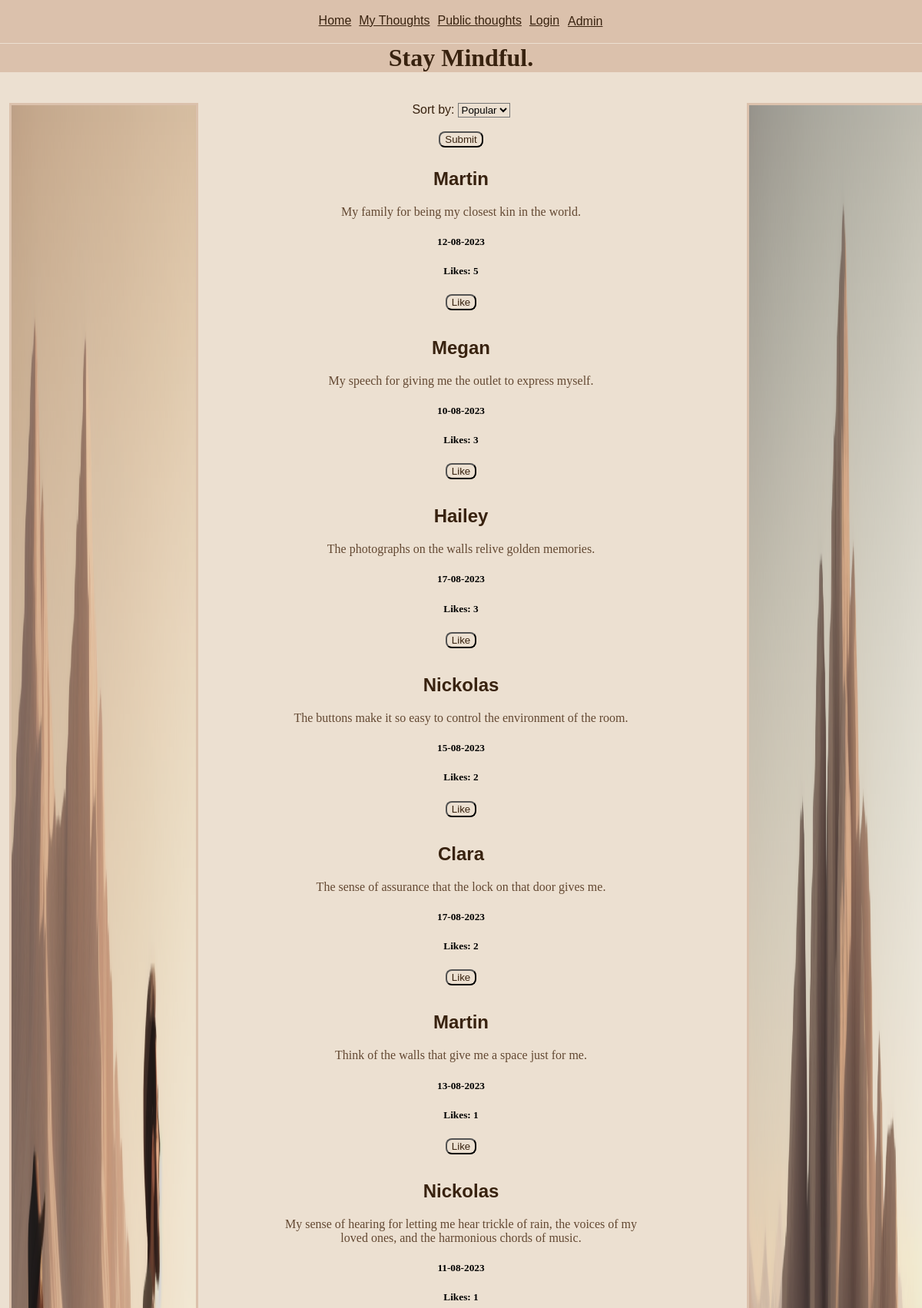
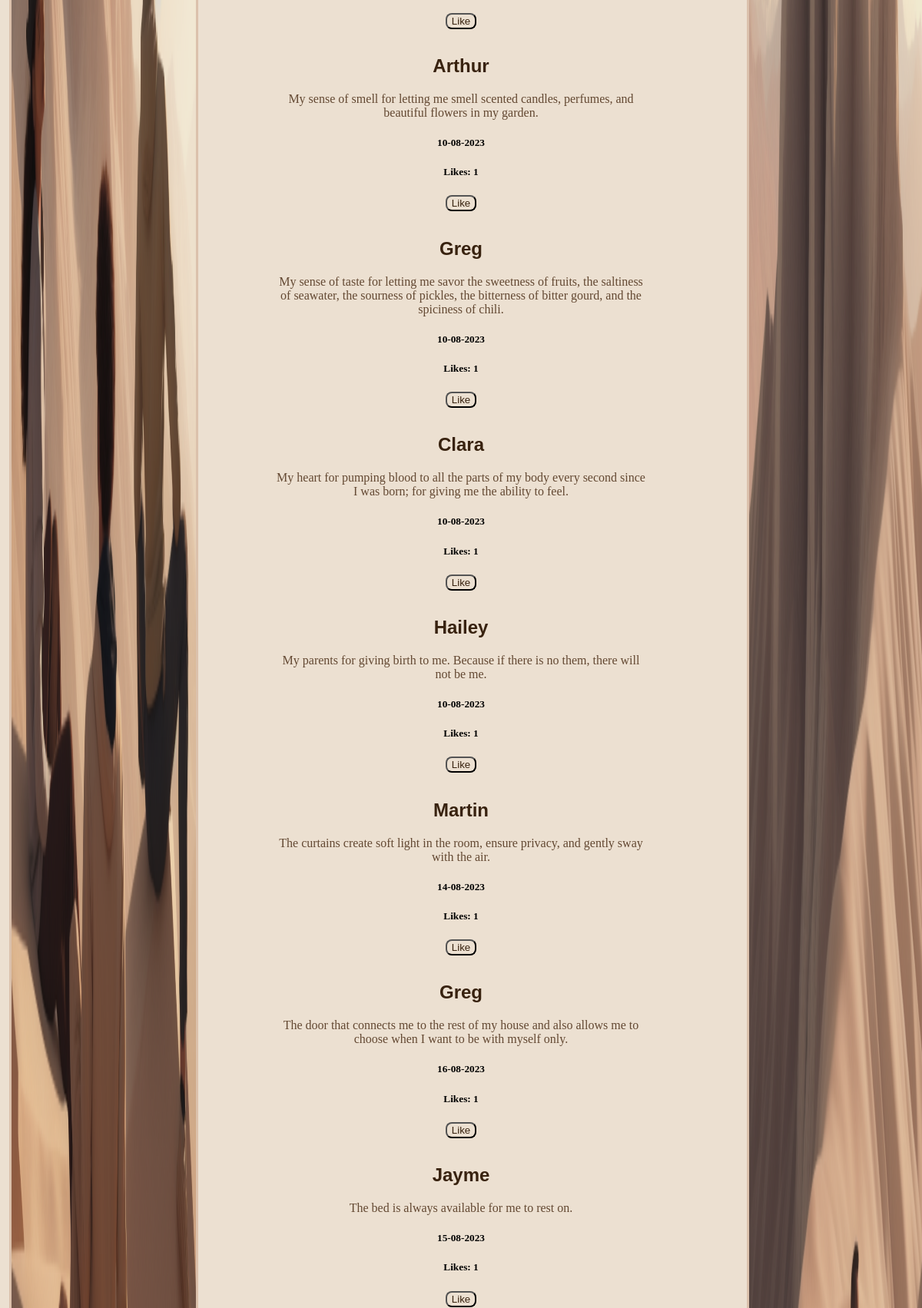
Page /public_posts (upper part) on the committed database (2 pictures, top to bottom).
### tables this page shows
CREATE TABLE Gratitude_idea (id INTEGER PRIMARY KEY, date TEXT, username TEXT, content TEXT, like_count INTEGER DEFAULT (0), is_public INTEGER);

### routes.py (the view)
@app.route('/public_posts', methods=['GET','POST'])
def public_posts():
    global sort
    if request.method == "GET":
        if sort == 'popular':
            cur.execute('SELECT username, content, date, id, like_count FROM Gratitude_idea WHERE is_public = 1 ORDER BY like_count DESC ')
            idea_data = cur.fetchall()
            return render_template("public_posts.html", idea_data=idea_data)
        elif sort == 'newest':
            cur.execute('SELECT username, content, date, id, like_count FROM Gratitude_idea WHERE is_public = 1 ORDER BY date DESC ')
            idea_data = cur.fetchall()
            return render_template("public_posts.html", idea_data=idea_data)
        else:
            cur.execute('SELECT username, content, date, id, like_count FROM Gratitude_idea WHERE is_public = 1 ORDER BY date ASC ')
            idea_data = cur.fetchall()
            return render_template("public_posts.html", idea_data=idea_data)
    elif request.method == "POST":
        sort = request.form['sort']
        return redirect("public_posts")
    else:
        return redirect("/")

### routes.py (called while the page is built)
def get_random_image():
    image_folder = os.path.join(app.static_folder, 'images')
    images = os.listdir(image_folder)
    random_image = random.choice(images)
    return f"static/images/{random_image}"

@app.context_processor
def inject_random_image():
    return {'random_image': get_random_image(), 'random_image1': get_random_image()}

### templates/public_posts.html (shortened to what this page needs)
{% extends 'layout.html' %}
{% block content %}
<form action="/public_posts" method="post">
    <label for="sort">Sort by:</label>
    <select class="input" name="sort" id="sort">
        <option value="popular">Popular</option>
    </select>
    <br><br>
    <input class='button' type="submit" value="Submit">
    </form>
{% for idea_data in idea_data %}
<div>
    <h2>
        {{ idea_data[0] }}
    </h2>
    <p>
        {{ idea_data[1] }}
    </p>
    <h5>
        {{ idea_data[2] }}
    </h5>
    <h5>
        Likes: {{ idea_data[4] }}
    </h5>
    <form action="/like" method="post">
        <input class="button" type="submit" value="Like">
    </form>
</div>
{% endfor %}
{% endblock %}

### templates/layout.html (shortened to what this page needs)
<!DOCTYPE html>
<html lang="en">
    <link rel="stylesheet" href="/static/styles.css">
<head>
</head>
<div>
    <nav>
        {% include "nav.html" %}
    </nav>
</div>
<body>
    <header>
        {% include "header.html" %}
    </header>
    <main class="flex">
        <div class="flex-element-image-column">
            <img class="flex-image" src="{{ random_image }}" alt="Mindful">
        </div>
        <div class="flex-element-posts-column">
        {% block content %}
        {% endblock %}
        </div>
        <div class="flex-element-image-column">
            <img class="flex-image" src="{{ random_image1 }}" alt="Mindful">
        </div>
    </main>
</body>
</html>

### templates/nav.html
<div id="nav">
        <a class="nav_element" href="/">Home</a>
        <a class="nav_element" href="/my_posts">My Thoughts</a>
        <a class="nav_element" href="/public_posts">Public thoughts</a>
        <a class="nav_element" href="/loginpage">Login</a>
        <form action="/adminlogin" method="post">
        <button class="button_underline" id="admin">Admin</button>
        </form>
</div>

### templates/header.html
<h1>Stay Mindful.</h1>

### static/styles.css (style rules this page uses)
header { background-color: #dbc1ac; }
body { background-color: #ece0d1; margin: auto; text-align: center; min-height: 100vh; }
div { padding-top: 1.5%; padding-bottom: 1.5%; }
.nav_element { padding-left: 5px; padding-right: 5px; }
#nav { position:fixed; top:0%; width: 100%; background-color: #dbc1ac; display: flex; justify-content: center; }
h1 { font-family: cursive; color: #38220f; }
h2 { font-family: sans-serif; color: #38220f; }
p { overflow-wrap: break-word; font-family: cursive; color: #634832; margin: auto; }
a { font-family: sans-serif; color: #38220f; }
.button_underline { font-family: sans-serif; color: #38220f; }
label { font-family: sans-serif; color: #38220f; }
.button { background-color: #ece0d1; color: #38220f; border-radius: 8px; }
.input { background-color: #ece0d1; }
#admin { background-color: #dbc1ac; color: #38220f; border: none; text-decoration: underline; font-family: sans-serif; font-size: medium; }
.flex { display: flex; flex-direction: row; }
.flex-image { width: 20%; height: 70%; border-style: solid; border-color: #dbc1ac; position: fixed; display: flex; }
.flex-element-image-column { width: 30%; padding-left: 12px; padding-right: 12px; }
.flex-element-posts-column { width: 40%; padding-left: 10%; padding-right: 10%; }

### rows in the picture
Gratitude_idea: username "Martin", content "My family for being my closest kin in the world.", date "12-08-2023", like_count "5"
Gratitude_idea: username "Megan", content "My speech for giving me the outlet to express myself.", date "10-08-2023", like_count "3"
Gratitude_idea: username "Hailey", content "The photographs on the walls relive golden memories.", date "17-08-2023", like_count "3"
Gratitude_idea: username "Nickolas", content "The buttons make it so easy to control the environment of the room.", date "15-08-2023", like_count "2"
Gratitude_idea: username "Clara", content "The sense of assurance that the lock on that door gives me.", date "17-08-2023", like_count "2"
Gratitude_idea: username "Martin", content "Think of the walls that give me a space just for me.", date "13-08-2023", like_count "1"
Gratitude_idea: username "Nickolas", content "My sense of hearing for letting me hear trickle of rain, the voices of my loved ones, and the harmonious chords of music.", date "11-08-2023", like_count "1"
Gratitude_idea: username "Arthur", content "My sense of smell for letting me smell scented candles, perfumes, and beautiful flowers in my garden.", date "10-08-2023", like_count "1"
Gratitude_idea: username "Greg", content "My sense of taste for letting me savor the sweetness of fruits, the saltiness of seawater, the sourness of pickles, the bitterness of bitter gourd, and the spiciness of chili.", date "10-08-2023", like_count "1"
Gratitude_idea: username "Clara", content "My heart for pumping blood to all the parts of my body every second since I was born; for giving me the ability to feel.", date "10-08-2023", like_count "1"
Gratitude_idea: username "Hailey", content "My parents for giving birth to me. Because if there is no them, there will not be me.", date "10-08-2023", like_count "1"
Gratitude_idea: username "Martin", content "The curtains create soft light in the room, ensure privacy, and gently sway with the air.", date "14-08-2023", like_count "1"
Gratitude_idea: username "Greg", content "The door that connects me to the rest of my house and also allows me to choose when I want to be with myself only.", date "16-08-2023", like_count "1"
Gratitude_idea: username "Jayme", content "The bed is always available for me to rest on.", date "15-08-2023", like_count "1"
